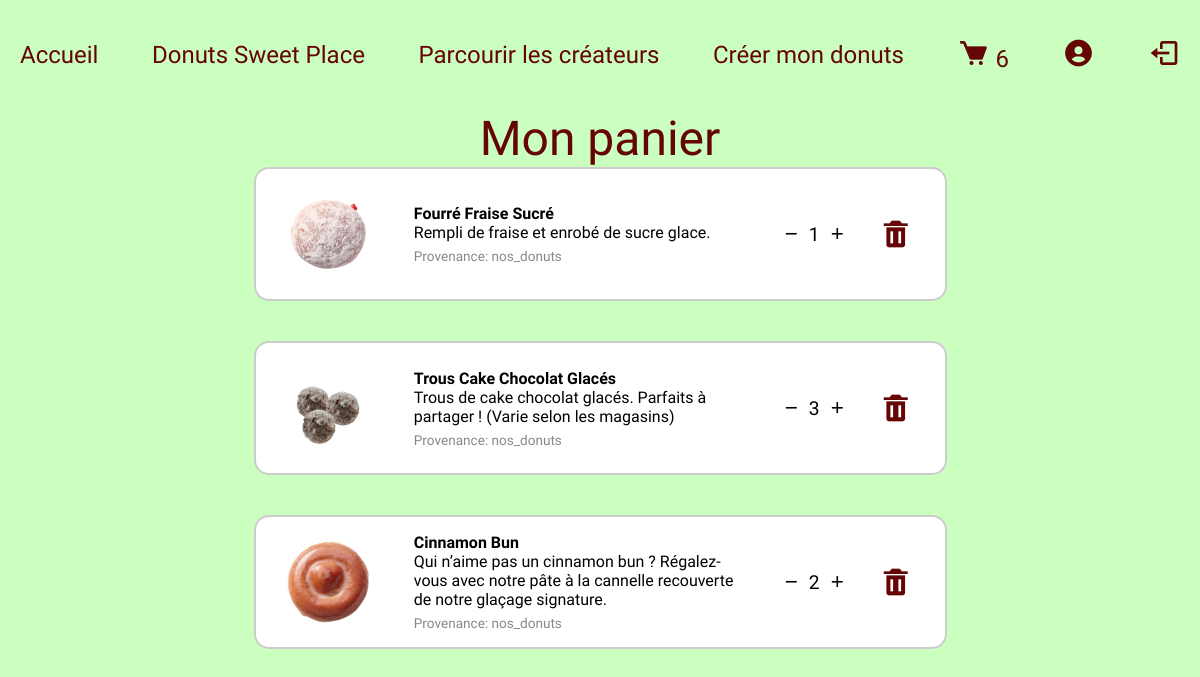
Before: /panier.php?id=3 (signed in) with the older database file.
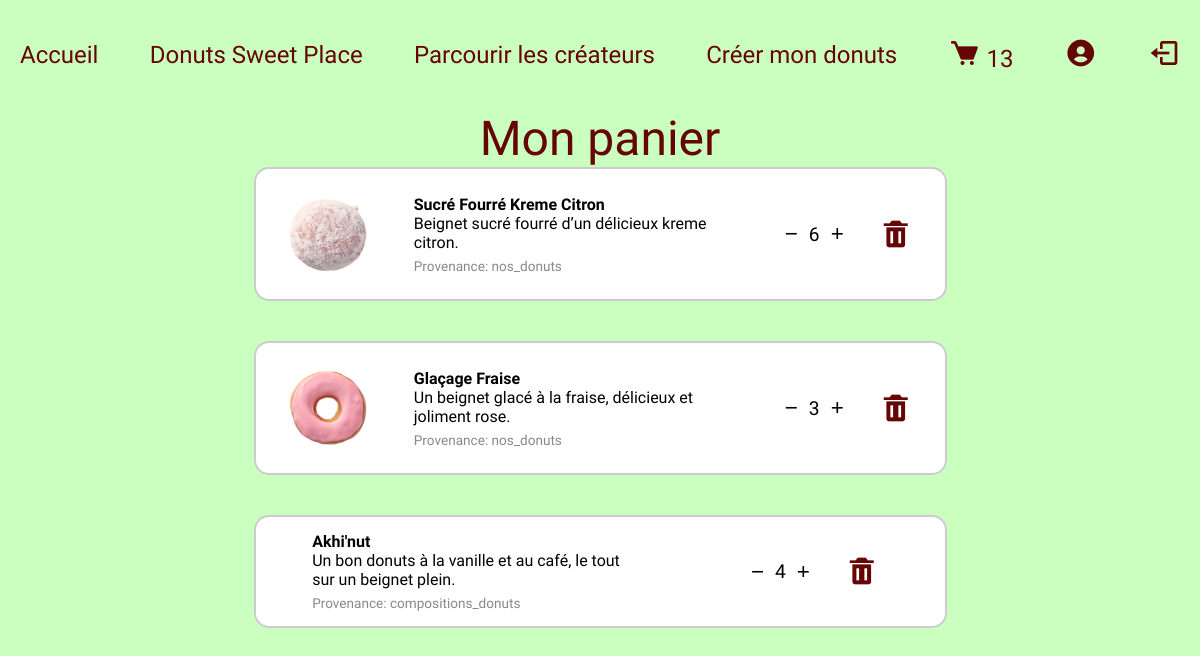
After: the same page with the newer database file.
### tables this page shows
CREATE TABLE IF NOT EXISTS `fk_panier` (
  `id_fk_panier` int NOT NULL AUTO_INCREMENT,
  `id_compositions_donuts` int DEFAULT NULL,
  `source_table` varchar(50) NOT NULL DEFAULT 'compositions_donuts',
  `source_id` int DEFAULT NULL,
  `id_users` int NOT NULL,
  `quantite` int NOT NULL,
  PRIMARY KEY (`id_fk_panier`),
  KEY `fk_compo` (`id_compositions_donuts`),
  KEY `fk_users1` (`id_users`),
  KEY `idx_fkpanier_source_user` (`source_table`,`source_id`,`id_users`)
);

CREATE TABLE IF NOT EXISTS `nos_donuts` (
  `id_donuts_de_base` int NOT NULL AUTO_INCREMENT,
  `title` varchar(255) DEFAULT NULL,
  `url` varchar(255) DEFAULT NULL,
  `img` varchar(255) DEFAULT NULL,
  `imgAlt` varchar(255) DEFAULT NULL,
  `bannerUrl` varchar(255) DEFAULT NULL,
  `nutritionalFacts` varchar(255) DEFAULT NULL,
  `description` text,
  PRIMARY KEY (`id_donuts_de_base`)
);

CREATE TABLE IF NOT EXISTS `compositions_donuts` (
  `id_composition` int NOT NULL AUTO_INCREMENT,
  `donut_name` varchar(255) DEFAULT NULL,
  `id_beignet` int NOT NULL,
  `id_fourrage` int NOT NULL,
  `id_glacage` int NOT NULL,
  `id_topping` int NOT NULL,
  `id_createur` int NOT NULL,
  `image` varchar(255) DEFAULT NULL,
  `description` text,
  `type` varchar(20) NOT NULL,
  PRIMARY KEY (`id_composition`),
  KEY `fk_beignet` (`id_beignet`),
  KEY `fk_createur` (`id_createur`),
  KEY `fk_fourrage` (`id_fourrage`),
  KEY `fk_glacage` (`id_glacage`),
  KEY `fk_topping` (`id_topping`)
);

### models/panier_user.php (called while the page is built)
<?php
class PanierModel
{
    private $pdo;
    public function __construct(PDO $pdo)
    {
        $this->pdo = $pdo;
    }
    public function getItemsByUser(int $userId): array
    {
        $sql = "
        SELECT p.id_fk_panier, p.quantite, p.source_table, p.source_id, p.id_compositions_donuts,
               c.id_composition AS c_id, c.donut_name AS c_name, c.image AS c_image, c.description AS c_description,
               n.id_donuts_de_base AS n_id, n.title AS n_title, n.img AS n_image, n.description AS n_description
        FROM fk_panier p
        LEFT JOIN compositions_donuts c
          ON p.source_table = 'compositions_donuts' AND p.source_id = c.id_composition
        LEFT JOIN nos_donuts n
          ON p.source_table = 'nos_donuts' AND p.source_id = n.id_donuts_de_base
        WHERE p.id_users = :id_users
        ORDER BY p.id_fk_panier DESC
        ";
        $stmt = $this->pdo->prepare($sql);
        $stmt->execute([':id_users' => $userId]);
        $rows = $stmt->fetchAll(PDO::FETCH_ASSOC);
        $items = [];
        foreach ($rows as $r) {
            if ($r['source_table'] === 'compositions_donuts') {
                $title = $r['c_name'];
                $image = $r['c_image'];
                $description = $r['c_description'];
                $source_id = $r['c_id'];
            } elseif ($r['source_table'] === 'nos_donuts') {
                $title = $r['n_title'];
                $image = $r['n_image'];
                $description = $r['n_description'];
                $source_id = $r['n_id'];
            } else {
                continue;
            }
            $items[] = [
                'id_fk_panier' => (int) $r['id_fk_panier'],
                'quantite' => (int) $r['quantite'],
                'title' => $title ?? '',
                'image' => $image ?? '',
                'description' => $description ?? '',
                'source_table' => $r['source_table'] ?? '',
                'source_id' => $source_id ?? 0,
            ];
        }
        return $items;
    }
}

### panier.php (the view, shortened to what this page needs)
<?php
require 'config.php';
$user = (int) $_SESSION['id'];
require 'models/panier_user.php';
$panierModel = new PanierModel($pdo);
$items = $panierModel->getItemsByUser($user);
?>
<!doctype html>
<html lang="fr">
<head>
  <?php include 'css/links.php'; ?>
  <link rel="stylesheet" href="css/panier.css">
</head>
<body>
  <?php include 'header/header.php'; ?>
  <div class="h1">
    <h1>Mon panier</h1>
  </div>
  <?php if (empty($items)): ?>
    <div class="empty">Ton panier est vide.</div>
  <?php else: ?>
    <div class='cards-container' id="cart-list">
      <?php foreach ($items as $it): ?>
        <div class="card cart-item"
          data-id_fk_panier="<?php echo htmlspecialchars($it['id_fk_panier'] ?? '', ENT_QUOTES); ?>">
          <?php if (!empty($it['image'])): ?>
            <img src="<?php echo htmlspecialchars($it['image'], ENT_QUOTES); ?>"
              alt="<?php echo htmlspecialchars($it['title'] ?? '', ENT_QUOTES); ?>">
          <?php endif; ?>
          <div class="item-info">
            <div><strong><?php echo htmlspecialchars($it['title'] ?? '', ENT_QUOTES); ?></strong></div>
            <div><?php echo htmlspecialchars($it['description'] ?? '', ENT_QUOTES); ?></div>
            <div style="font-size:0.85rem;color:#888;margin-top:6px">Provenance:
              <?php echo htmlspecialchars($it['source_table'] ?? '', ENT_QUOTES); ?>
            </div>
          </div>
          <div class="actions">
            <div class="qty-control">
              <button class="decrease" aria-label="décrémenter">−</button>
              <div class="qty" data-quantite="<?php echo (int) $it['quantite']; ?>"><?php echo (int) $it['quantite']; ?>
              </div>
              <button class="increase" aria-label="incrémenter">+</button>
            </div>
            <button class="remove" title="Supprimer"><i class='bx bxs-trash'></i></button>
          </div>
        </div>
      <?php endforeach; ?>
    </div>
  <?php endif; ?>
</body>
</html>

### css/links.php (shortened to what this page needs)
<link rel="stylesheet" href="css/styles.css">
<link rel="stylesheet" href="css/header.css">
<link href='https://unpkg.com/boxicons@2.1.4/css/boxicons.min.css' rel='stylesheet'>

### header/header.php (shortened to what this page needs)
<?php
$cartCount = 0;
if (isset($_SESSION['id'])) {
  require_once 'config.php';
  $stmt = $pdo->prepare("SELECT SUM(quantite) FROM fk_panier WHERE id_users = :id");
  $stmt->execute([':id' => $_SESSION['id']]);
  $cartCount = (int) $stmt->fetchColumn();
}
?>
<header>
  <nav class="desk">
    <ul>
      <li><a href="index.php">Accueil</a></li>
      <li><a href="donuts_sweetplace.php">Donuts Sweet Place</a></li>
      <li><a href="parcourir.php">Parcourir les créateurs</a></li>
      <li><a href="creersondonuts.php">Créer mon donuts</a></li>
      <?php if (isset($_SESSION['id'])): ?>
        <li>
          <a href="panier.php?id=<?php echo $_SESSION['id']; ?>">
            <i class="bx bxs-cart"></i>
            <span id="cart-count"><?php echo $cartCount; ?></span>
          </a>
        </li>
        <li><a href="profil.php?id=<?php echo $_SESSION['id']; ?>"><i class="bx bxs-user-circle"></i></a></li>
        <li><a href="logout.php"><i class="bx bx-log-out"></i></a></li>
      <?php else: ?>
        <li><a href="connexion.php">Se connecter</a></li>
      <?php endif; ?>
    </ul>
  </nav>
</header>

### css/styles.css (style rules this page uses)
:root { --mainfont: "Modak", system-ui; --textfont: "Mada", sans-serif; --maincolor: #cbffbf; --textcolor: #660505; }
*, *::after, *::before { box-sizing: border-box; }
body { margin: 0; padding: 0; background-color: var(--maincolor); font-family: var(--textfont); }
h1, h2 { font-family: var(--mainfont); color: var(--textcolor); font-weight: 400; margin: 0; font-size: 3rem; }
.cards-container { display: grid; grid-template-columns: repeat(auto-fit, minmax(300px, 1fr)); gap: 40px; width: min(100%, 990px); margin: 0 auto; }
.card { background-color: white; border: 2px solid #ccc; border-radius: 15px; padding: 15px; text-align: center; display: flex; flex-direction: column; align-items: center; justify-content: center; transition: 0.2s ease; }
i { font-size: 2rem; color: var(--textcolor); }

### css/header.css (style rules this page uses)
:root { --mainfont : "Modak", system-ui; --textfont :"Mada", sans-serif; --maincolor : #CBFFBF; --textcolor : #660505; }
header { display: flex; background-color: var(--maincolor); margin: 0; font-family: var(--mainfont); height: 110px; font-size: 1.5rem; color: var(--textcolor); padding-left: 20px; padding-right: 20px; }
.desk { width: 100%; display: flex; align-items: center; justify-content: center; }
header .desk ul { display: flex; justify-content: space-between; align-items: center; margin-left: 20px; margin-right: 20px; margin: 0; padding: 0px; width: 100%; }
header .desk ul { padding: 0px; }
header li { list-style: none; }
header .desk ul a { text-decoration: none; color: var(--textcolor); }

### css/panier.css (style rules this page uses)
.h1 { display: flex; }
h1 { margin: auto; }
.cards-container { display: flex; flex-direction: column; align-items: center; }
.card { flex-direction: row; text-align: left; width: 70%; justify-content: space-around; gap: 20px; }
.card img { height: 100px; }
.item-info { width: 50%; }
.actions { display: flex; gap: 20px; }
.qty-control { display: flex; gap: 5px; justify-content: center; align-items: center; font-size: 1.2rem; color: black; }
.qty-control button { font-size: 1.4rem; background-color: white; border: none; color: black; }
.remove { padding: 6px 10px; border-radius: 6px; cursor: pointer; background-color: white; border: none; }

Changed rows visible on the page:
removed fk_panier: nos_donuts.img (picture), nos_donuts.title "Fourré Fraise Sucré", nos_donuts.description "Rempli de fraise et enrobé de sucre glace.", source_table "nos_donuts", quantite "1"
removed fk_panier: nos_donuts.img (picture), nos_donuts.title "Trous Cake Chocolat Glacés", nos_donuts.description "Trous de cake chocolat glacés. Parfaits à partager ! (Varie selon les magasins)", source_table "nos_donuts", quantite "3"
removed fk_panier: nos_donuts.img (picture), nos_donuts.title "Cinnamon Bun", nos_donuts.description "Qui n’aime pas un cinnamon bun ? Régalez-vous avec notre pâte à la cannelle recouverte de notre glaçage signature.", source_table "nos_donuts", quantite "2"
added fk_panier: nos_donuts.img (picture), nos_donuts.title "Sucré Fourré Kreme Citron", nos_donuts.description "Beignet sucré fourré d’un délicieux kreme citron.", source_table "nos_donuts", quantite "6"
added fk_panier: nos_donuts.img (picture), nos_donuts.title "Glaçage Fraise", nos_donuts.description "Un beignet glacé à la fraise, délicieux et joliment rose.", source_table "nos_donuts", quantite "3"
added fk_panier: id_compositions_donuts.donut_name "Akhi'nut", id_compositions_donuts.description "Un bon donuts à la vanille et au café, le tout sur un beignet plein.", source_table "compositions_donuts", quantite "4"
Other visible differences:
$cartCount: "6" → "13"
